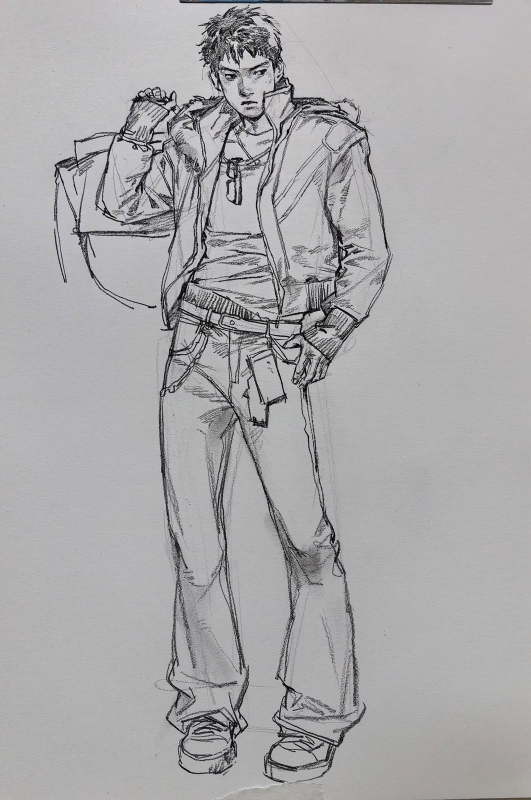
#> input picture dibujo/original.png, 1062 x 1600 px, found by its file name (shown at 1/2 size)
$ python colorize.py
#> lines starting #> are read from the running program, lines starting #| are printed output that depends on the picture; after the words box and inside, x2 and y2 are one past the last pixel; in counts of white or black regions, pixels touching at a corner belong together
import numpy as np
from PIL import Image, ImageDraw
from scipy.ndimage import (gaussian_filter, maximum_filter, binary_dilation,
                           binary_erosion, binary_closing, binary_fill_holes, label)
from skimage.segmentation import watershed

SRC = 'dibujo/original.png'

# ---------------------------------------------------------------- 1. line art
g = np.asarray(Image.open(SRC).convert('L')).astype(np.float32)/255.0
bg = gaussian_filter(maximum_filter(g, size=61), 30)
flat = np.clip(g/np.maximum(bg, 1e-3), 0, 1.0)
lv = np.clip((flat-0.45)/(0.93-0.45), 0, 1)
ink = 1.0 - lv
ink = np.clip((ink-0.13)/0.87, 0, 1)          # kill scan halo
H, W = ink.shape
#> H = 1600; W = 1062

# ---------------------------------------------------------------- 2. geometry
POLY = {}
POLY['bag']   = [(106,290),(300,248),(345,264),(348,305),(332,458),(112,464)]
POLY['jacket']= [(345,250),(400,214),(470,228),(540,214),(600,194),(670,189),(722,205),
                 (752,246),(773,340),(786,452),(776,532),(746,602),(704,662),(658,666),
                 (640,618),(600,608),(500,616),(430,620),(358,622),(334,560),(329,430),(332,300)]
POLY['sleeve']= [(248,232),(342,228),(400,286),(432,378),(422,452),(350,456),(300,400),(252,300)]
POLY['collar']= [(384,214),(430,234),(520,222),(600,196),(670,189),(724,208),(748,250),
                 (700,264),(640,242),(560,252),(480,260),(420,264),(386,250)]
POLY['shirt'] = [(452,240),(520,238),(546,290),(553,380),(566,460),(573,545),(560,596),
                 (430,600),(390,584),(401,470),(418,380),(430,300)]
POLY['neck']  = [(458,204),(520,204),(529,250),(505,263),(465,259),(451,234)]
POLY['glove_up']= [(246,216),(338,214),(342,262),(300,278),(252,272)]
POLY['hand_up'] = [(256,166),(330,164),(336,214),(252,216)]
POLY['glove_dn']= [(596,594),(706,598),(710,650),(660,668),(600,664)]
POLY['hand_dn'] = [(592,660),(660,650),(682,690),(670,746),(630,776),(600,760),(584,700)]
POLY['belt']  = [(346,626),(470,616),(560,624),(620,638),(614,674),(470,662),(348,670)]
POLY['pants'] = [(340,654),(630,658),(662,760),(682,900),(702,1100),(722,1300),(716,1400),
                 (660,1424),(562,1382),(530,1200),(516,1420),(470,1436),(390,1428),
                 (348,1330),(334,1100),(330,850)]
POLY['pouch'] = [(492,700),(548,694),(562,760),(556,802),(530,842),(500,830),(486,760)]
POLY['tag']   = [(452,318),(480,316),(484,398),(456,402)]
POLY['shoeL'] = [(345,1425),(400,1408),(455,1414),(495,1450),(501,1492),(486,1522),
                 (400,1546),(350,1546),(329,1500),(330,1454)]
POLY['shoeR'] = [(508,1442),(560,1412),(622,1418),(680,1430),(701,1470),(696,1522),
                 (650,1556),(558,1563),(504,1540),(494,1488)]
POLY['soleL'] = [(331,1506),(501,1490),(492,1522),(420,1548),(352,1548),(329,1530)]
POLY['soleR'] = [(494,1520),(700,1506),(696,1536),(650,1560),(555,1566),(499,1546)]
ELL  = {'hair': (398,16,568,134), 'face': (444,116,540,224)}
HOLE = [[(138,468),(332,466),(312,560),(250,594),(188,562),(138,502)]]   # inside strap loop

ORDER = ['bag','jacket','sleeve','collar','shirt','neck','hair','face','glove_up','hand_up',
         'glove_dn','hand_dn','belt','pants','pouch','tag','shoeL','shoeR','soleL','soleR']
IDS = {n:i+1 for i,n in enumerate(ORDER)}

# ---------------------------------------------------------------- 3. silhouette
wall = binary_closing(ink > 0.26, np.ones((7,7)))
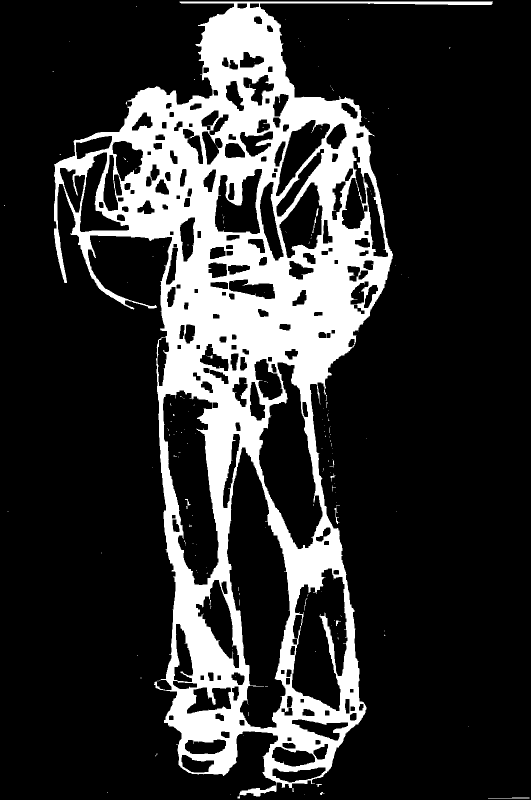
#> wall: shape (1600, 1062) bool (shown at 1/2 size); 19.4% white; 175 white regions (162 under 20 px), largest, box (x1, y1, x2, y2) and area: (108, 3, 986, 1597) 329188, (976, 1595, 1059, 1597) 118, (669, 1015, 679, 1048) 81
wall = binary_dilation(wall, np.ones((3,3)), iterations=2)
#> wall: shape (1600, 1062) bool; 24.1% white; 103 white regions, largest, box (x1, y1, x2, y2) and area: (106, 1, 988, 1599) 402735, (974, 1593, 1061, 1599) 474, (619, 414, 639, 479) 442
lab, _ = label(~wall)
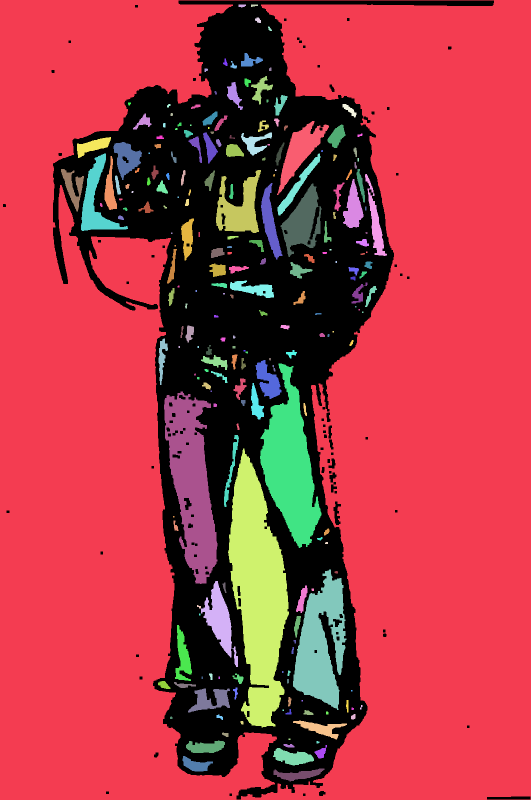
#> lab: shape (1600, 1062) int32 (shown at 1/2 size); 229 distinct labels, from 0 to 228; one colour per label, 0 black
border = set(lab[0,:]) | set(lab[-1,:]) | set(lab[:,0]) | set(lab[:,-1]); border.discard(0)
#> after `border = set(lab[0, :]) | set(lab[-1, :]) | set(lab[:, 0]) | set(lab[:`: border = 1 item
sil = binary_fill_holes(~np.isin(lab, list(border)))
#> sil: shape (1600, 1062) bool; 35.4% white; 60 white regions, largest, box (x1, y1, x2, y2) and area: (106, 1, 988, 1599) 597584, (974, 1593, 1061, 1599) 474, (667, 1003, 682, 1050) 383
hm = Image.new('L', (W,H), 0); hd = ImageDraw.Draw(hm)
#> after `hm = Image.new('L', (W, H), 0)`: hm: PIL image 1062x1600 L; every value is 0
for p in HOLE: hd.polygon(p, fill=255)
sil &= ~(np.array(hm) > 0)
#> sil: shape (1600, 1062) bool; 35.2% white; 58 white regions (1 under 20 px), largest, box (x1, y1, x2, y2) and area: (106, 1, 988, 1599) 592376, (178, 551, 316, 621) 1749, (974, 1593, 1061, 1599) 474

# ---------------------------------------------------------------- 4. segmentation
lay = Image.new('I', (W,H), 0); d = ImageDraw.Draw(lay)
#> after `lay = Image.new('I', (W, H), 0)`: lay: PIL image 1062x1600 I; every value is 0
for n in ORDER:
    if n in POLY: d.polygon(POLY[n], fill=IDS[n])
    else:         d.ellipse(ELL[n],  fill=IDS[n])
lab0 = np.array(lay).astype(np.int32); lab0[~sil] = 0
#> after `lab0 = np.array(lay).astype(np.int32)`: lab0: shape (1600, 1062) int32; 21 distinct labels, from 0 to 20
#> after `lab0[~sil] = 0`:
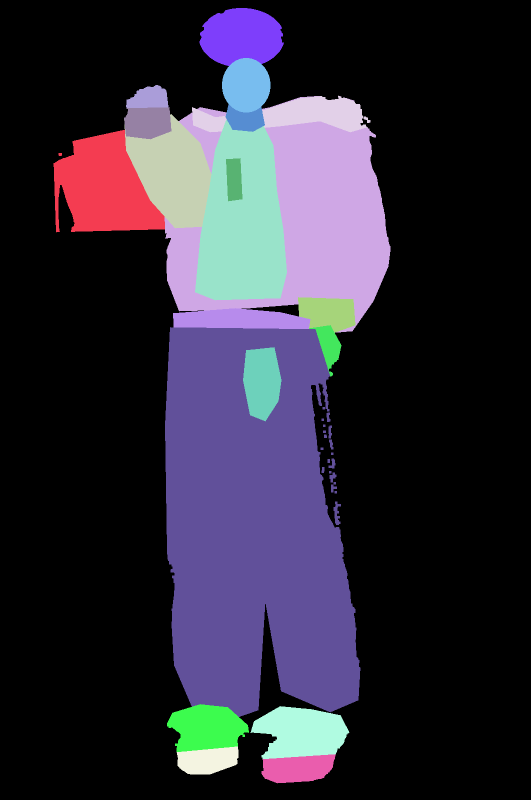
#> lab0: shape (1600, 1062) int32 (shown at 1/2 size); 21 distinct labels, from 0 to 20; one colour per label, 0 black

markers = np.zeros_like(lab0)
for n in ORDER:
    m = lab0 == IDS[n]
    if not m.any(): continue
    for it in (5,3,1):
        e = binary_erosion(m, np.ones((3,3)), iterations=it)
        if e.any(): break
    markers[e if e.any() else m] = IDS[n]
#> m: shape (1600, 1062) bool; 0.39% white; 1 white region, box (x1, y1, x2, y2) and area: (523, 1508, 672, 1567) 6607
#> markers: shape (1600, 1062) int32; 21 distinct labels, from 0 to 20

seg = watershed(gaussian_filter(ink, 1.2), markers, mask=sil)
#> seg: shape (1600, 1062) int32; 21 distinct labels, from 0 to 20

# keep every label near its own polygon, then hand orphans to the closest label
from scipy.ndimage import distance_transform_edt
keep = np.zeros_like(seg, bool)
for n in ORDER:
    m = seg == IDS[n]
    if not m.any(): continue
    zone = binary_dilation(lab0 == IDS[n], np.ones((3,3)), iterations=11)
    keep |= (m & zone)
#> keep: shape (1600, 1062) bool; 32.7% white; 1 white region, box (x1, y1, x2, y2) and area: (106, 17, 779, 1567) 556304
orphan = (seg > 0) & ~keep
#> orphan: shape (1600, 1062) bool; 2.1% white; 22 white regions (3 under 20 px), largest, box (x1, y1, x2, y2) and area: (345, 1, 988, 237) 16000, (473, 1403, 735, 1599) 4374, (665, 266, 788, 729) 4076
if orphan.any():
    seed = np.where(keep, seg, 0)
#> seed: shape (1600, 1062) int32; 21 distinct labels, from 0 to 20
    _, idx = distance_transform_edt(seed == 0, return_indices=True)
    near = seed[tuple(idx)]
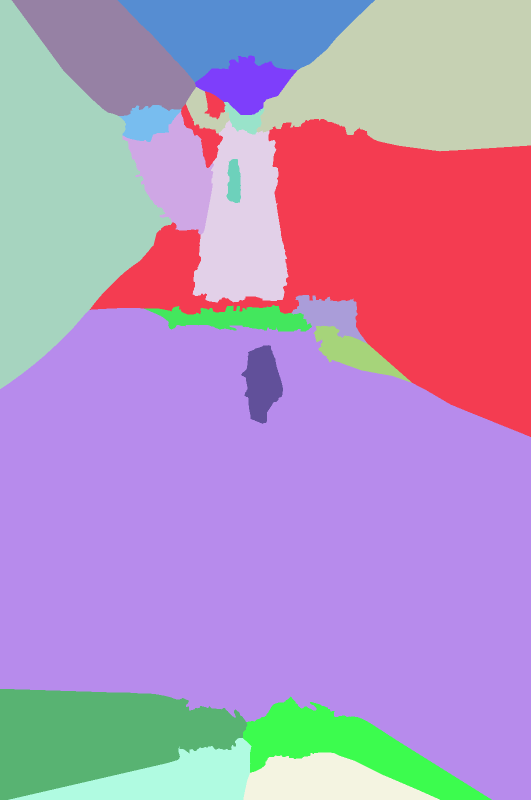
#> near: shape (1600, 1062) int32 (shown at 1/2 size); 20 distinct labels, from 1 to 20; one colour per label, 0 black
    deep = binary_erosion(sil, np.ones((3,3)), iterations=4)
#> deep: shape (1600, 1062) bool; 33% white; 8 white regions (2 under 20 px), largest, box (x1, y1, x2, y2) and area: (110, 5, 784, 1574) 559623, (750, 5, 983, 8) 466, (110, 459, 132, 564) 429, (482, 1578, 531, 1591) 232, (202, 576, 248, 606) 205, (533, 1573, 551, 1582) 62
    seg = np.where(orphan & deep, near, np.where(orphan, 0, seg))
#> seg: shape (1600, 1062) int32; 21 distinct labels, from 0 to 20

# ---------------------------------------------------------------- 5. palette
def hx(s):
    s = s.lstrip('#'); return np.array([int(s[i:i+2],16) for i in (0,2,4)], np.float32)/255.
BASE = {
 'bag':'#7B6A4C','jacket':'#6E7357','sleeve':'#6E7357','collar':'#555A43','shirt':'#E7E2D6',
 'neck':'#E4B492','hair':'#2F2C34','face':'#F3C7A6','glove_up':'#34353C','hand_up':'#F0C09E',
 'glove_dn':'#34353C','hand_dn':'#F0C09E','belt':'#6B4A33','pants':'#6E87A9','pouch':'#4A453F',
 'tag':'#C6C9D0','shoeL':'#2B2E35','shoeR':'#2B2E35','soleL':'#DFDACC','soleR':'#DFDACC'}
TINT = {  # colour the deepest shadows drift toward
 'face':'#8C4F3A','hand_up':'#8C4F3A','hand_dn':'#8C4F3A','neck':'#8C4F3A','hair':'#161A2A',
 'shirt':'#6E6A78','pants':'#1E2B47','jacket':'#232616','sleeve':'#232616','collar':'#232616',
 'bag':'#2B2314','soleL':'#8C8878','soleR':'#8C8878'}
PAPER, PAPER_TINT = hx('#F5F2EA'), hx('#4A4640')

C = np.zeros((H,W,3), np.float32); C[:] = PAPER
T = np.zeros((H,W,3), np.float32); T[:] = PAPER_TINT
for n in ORDER:
    m = seg == IDS[n]
    C[m] = hx(BASE[n]); T[m] = hx(TINT.get(n, '#2A2A32'))
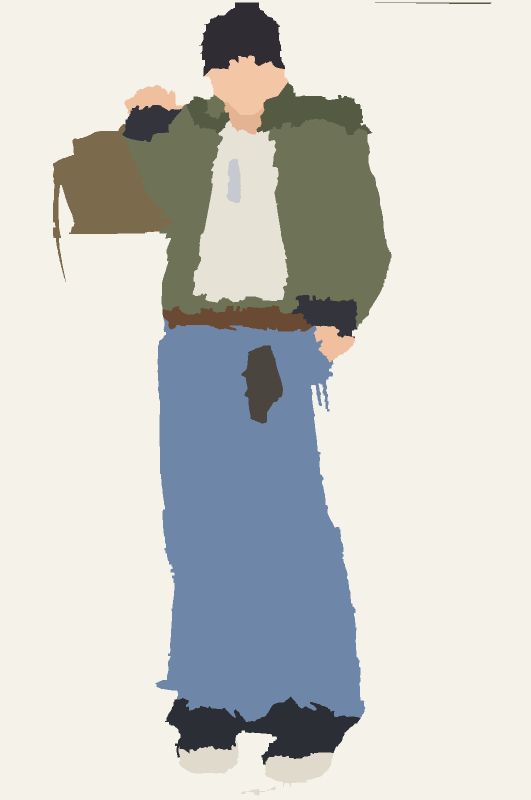
#> C: shape (1600, 1062, 3) float32 (shown at 1/2 size); mean of channels 0, 1, 2 0.795, 0.797, 0.784; drawn as R, G, B
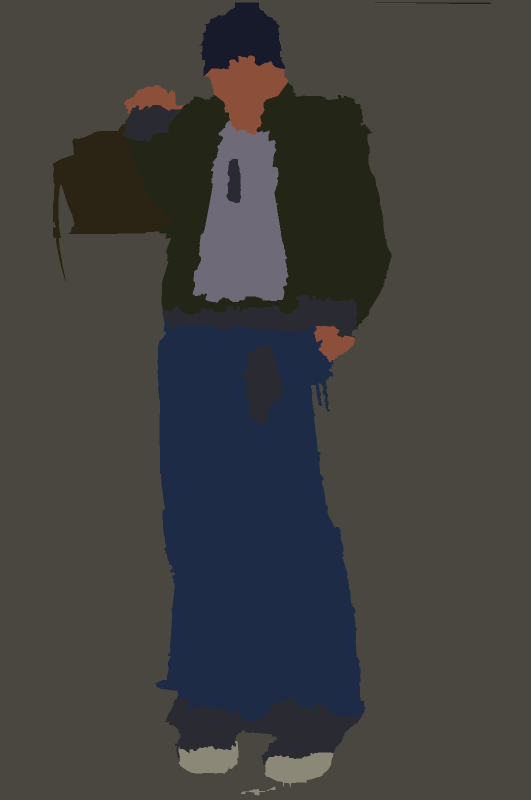
#> T: shape (1600, 1062, 3) float32 (shown at 1/2 size); mean of channels 0, 1, 2 0.253, 0.249, 0.243; drawn as R, G, B
C = gaussian_filter(C, (0.8,0.8,0))          # soften flat edges
T = gaussian_filter(T, (0.8,0.8,0))

# ---------------------------------------------------------------- 6. composite
from scipy.ndimage import distance_transform_edt as _dt
edge = np.clip(_dt(seg > 0)/3.0, 0, 1)[...,None]
C = C*edge + PAPER*(1-edge)
T = T*edge + PAPER_TINT*(1-edge)

t = (ink**0.92)[...,None]
shade = C*0.20 + T*0.30
out = C*(1-t) + shade*t

# gentle top-left key light over the figure
yy, xx = np.mgrid[0:H, 0:W].astype(np.float32)
key = 1.0 + 0.055*np.clip(1.0-((xx-330)**2/(620.0**2)+(yy-260)**2/(760.0**2)), 0, 1)
figm = gaussian_filter(sil.astype(np.float32), 6)[...,None]
out = out*(1 + (key[...,None]-1)*figm)

# soft contact shadow on the paper under the feet
sh = np.zeros((H,W), np.float32)
Image.fromarray((sh*255).astype(np.uint8))
shimg = Image.new('L',(W,H),0); ImageDraw.Draw(shimg).ellipse((300,1500,730,1585), fill=90)
#> after `ImageDraw.Draw(shimg).ellipse((300, 1500, 730, 1585), fill=90)`:
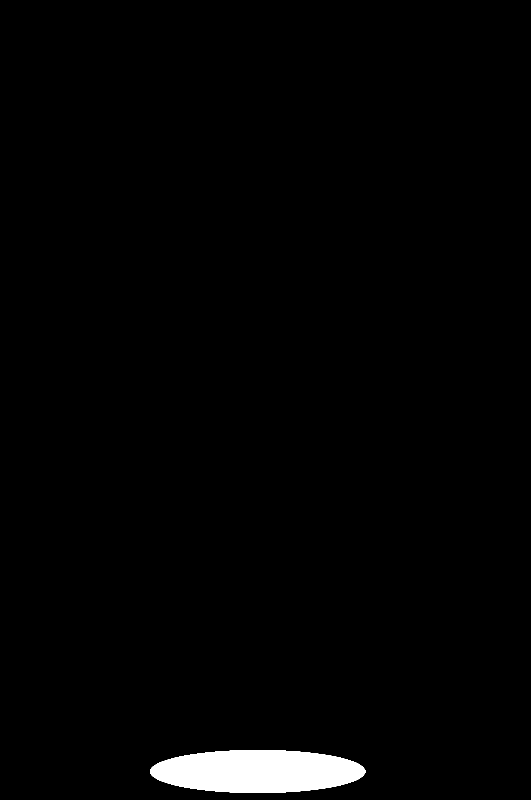
#> shimg: PIL image 1062x1600 L (shown at 1/2 size); values 0 (black) and 90 (white), 1.7% white; 1 white region, box (x1, y1, x2, y2) and area: (300, 1500, 731, 1586) 29154
sh = gaussian_filter(np.asarray(shimg).astype(np.float32)/255., 18)
out *= (1 - 0.34*sh[...,None]*(~sil)[...,None])

# warm vignette so the figure sits on the page instead of floating
vg = 1.0 - 0.13*np.clip(((xx-W*0.47)**2/(W*0.72)**2 + (yy-H*0.46)**2/(H*0.70)**2) - 0.35, 0, 1)
out *= vg[...,None]
out = out*np.array([1.005,1.0,0.992], np.float32)        # a hair of warmth
m = out.mean(-1, keepdims=True)
out = m + (out-m)*1.06                                    # gentle saturation lift

out = np.clip(out, 0, 1)
img = Image.fromarray((out*255+0.5).astype(np.uint8)).crop((40,22,1020,1586))
img.save('dibujo/version-color.png')
img.save('dibujo/version-color.jpg', quality=95, subsampling=0)

print('saved', img.size)
#| saved (980, 1564)
